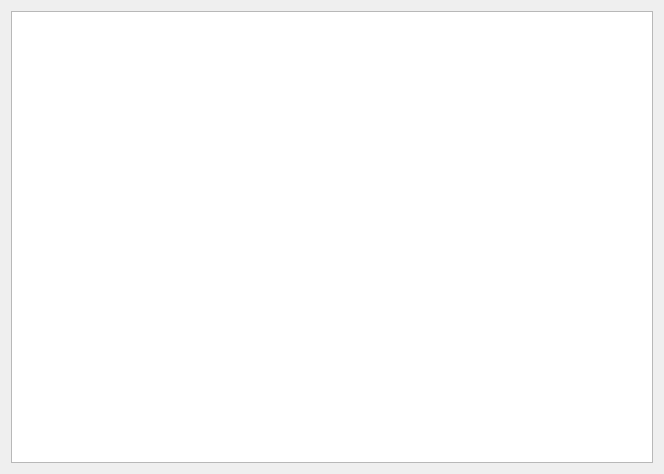
<?xml version="1.0" encoding="UTF-8"?>
<ui version="4.0">
 <class>usernamesDialog</class>
 <widget class="QWidget" name="usernamesDialog">
  <property name="geometry">
   <rect>
    <x>0</x>
    <y>0</y>
    <width>664</width>
    <height>474</height>
   </rect>
  </property>
  <property name="windowTitle">
   <string>Form</string>
  </property>
  <layout class="QVBoxLayout" name="topLayout">
   <item>
    <layout class="QVBoxLayout" name="verticalLayout">
     <property name="topMargin">
      <number>0</number>
     </property>
     <item>
      <widget class="QTableWidget" name="balancesTable">
       <property name="alternatingRowColors">
        <bool>false</bool>
       </property>
      </widget>
     </item>
    </layout>
   </item>
  </layout>
 </widget>
 <resources/>
 <connections/>
</ui>
